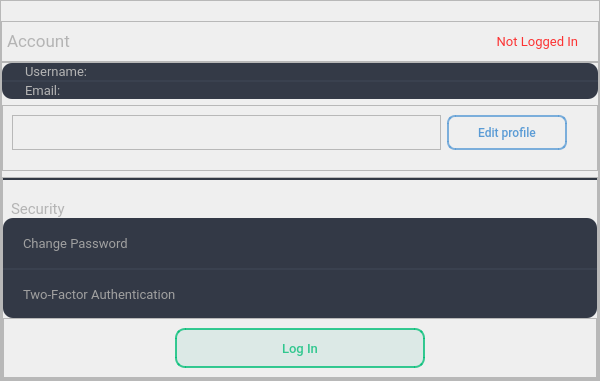
                         <widget class="QWidget" name="account_page">
                          <layout class="QHBoxLayout" name="horizontalLayout_19">
                           <property name="spacing">
                            <number>0</number>
                           </property>
                           <property name="leftMargin">
                            <number>0</number>
                           </property>
                           <property name="topMargin">
                            <number>0</number>
                           </property>
                           <property name="rightMargin">
                            <number>0</number>
                           </property>
                           <property name="bottomMargin">
                            <number>0</number>
                           </property>
                           <item>
                            <widget class="QFrame" name="frame_27">
                             <property name="maximumSize">
                              <size>
                               <width>400</width>
                               <height>16777215</height>
                              </size>
                             </property>
                             <property name="frameShape">
                              <enum>QFrame::Shape::StyledPanel</enum>
                             </property>
                             <property name="frameShadow">
                              <enum>QFrame::Shadow::Raised</enum>
                             </property>
                            </widget>
                           </item>
                           <item>
                            <widget class="QFrame" name="frame_28">
                             <property name="minimumSize">
                              <size>
                               <width>600</width>
                               <height>0</height>
                              </size>
                             </property>
                             <property name="frameShape">
                              <enum>QFrame::Shape::StyledPanel</enum>
                             </property>
                             <property name="frameShadow">
                              <enum>QFrame::Shadow::Raised</enum>
                             </property>
                             <layout class="QVBoxLayout" name="verticalLayout_12">
                              <property name="spacing">
                               <number>0</number>
                              </property>
                              <property name="leftMargin">
                               <number>0</number>
                              </property>
                              <property name="topMargin">
                               <number>20</number>
                              </property>
                              <property name="rightMargin">
                               <number>0</number>
                              </property>
                              <property name="bottomMargin">
                               <number>0</number>
                              </property>
                              <item>
                               <widget class="QFrame" name="frame_29">
                                <property name="maximumSize">
                                 <size>
                                  <width>16777215</width>
                                  <height>70</height>
                                 </size>
                                </property>
                                <property name="styleSheet">
                                 <string notr="true"/>
                                </property>
                                <property name="frameShape">
                                 <enum>QFrame::Shape::StyledPanel</enum>
                                </property>
                                <property name="frameShadow">
                                 <enum>QFrame::Shadow::Raised</enum>
                                </property>
                                <layout class="QHBoxLayout" name="horizontalLayout_20">
                                 <property name="leftMargin">
                                  <number>5</number>
                                 </property>
                                 <property name="rightMargin">
                                  <number>20</number>
                                 </property>
                                 <item>
                                  <widget class="QLabel" name="account_label">
                                   <property name="font">
                                    <font>
                                     <family>Roboto</family>
                                     <pointsize>13</pointsize>
                                    </font>
                                   </property>
                                   <property name="styleSheet">
                                    <string notr="true">color:rgb(180, 180, 180);
background:transparent;</string>
                                   </property>
                                   <property name="text">
                                    <string>Account</string>
                                   </property>
                                  </widget>
                                 </item>
                                 <item>
                                  <widget class="QLabel" name="logged_in_label">
                                   <property name="font">
                                    <font>
                                     <family>Roboto</family>
                                     <pointsize>10</pointsize>
                                    </font>
                                   </property>
                                   <property name="styleSheet">
                                    <string notr="true">color: rgba(255, 0, 0, 200);</string>
                                   </property>
                                   <property name="text">
                                    <string> Not Logged In</string>
                                   </property>
                                   <property name="alignment">
                                    <set>Qt::AlignmentFlag::AlignRight|Qt::AlignmentFlag::AlignTrailing|Qt::AlignmentFlag::AlignVCenter</set>
                                   </property>
                                  </widget>
                                 </item>
                                </layout>
                               </widget>
                              </item>
                              <item>
                               <widget class="QFrame" name="frame_30">
                                <property name="frameShape">
                                 <enum>QFrame::Shape::StyledPanel</enum>
                                </property>
                                <property name="frameShadow">
                                 <enum>QFrame::Shadow::Raised</enum>
                                </property>
                                <layout class="QVBoxLayout" name="verticalLayout_13">
                                 <property name="leftMargin">
                                  <number>0</number>
                                 </property>
                                 <property name="topMargin">
                                  <number>0</number>
                                 </property>
                                 <property name="rightMargin">
                                  <number>0</number>
                                 </property>
                                 <property name="bottomMargin">
                                  <number>0</number>
                                 </property>
                                 <item>
                                  <widget class="QFrame" name="frame_32">
                                   <property name="maximumSize">
                                    <size>
                                     <width>16777215</width>
                                     <height>100</height>
                                    </size>
                                   </property>
                                   <property name="styleSheet">
                                    <string notr="true">#frame_32{
	background-color: rgb(52, 58, 71);
	border-radius:0px;
	border-top-left-radius:10px;
	border-top-right-radius:10px;
	border-bottom-left-radius:10px;
	border-bottom-right-radius:10px;
}</string>
                                   </property>
                                   <property name="frameShape">
                                    <enum>QFrame::Shape::StyledPanel</enum>
                                   </property>
                                   <property name="frameShadow">
                                    <enum>QFrame::Shadow::Raised</enum>
                                   </property>
                                   <layout class="QVBoxLayout" name="verticalLayout_14">
                                    <property name="spacing">
                                     <number>0</number>
                                    </property>
                                    <property name="leftMargin">
                                     <number>0</number>
                                    </property>
                                    <property name="topMargin">
                                     <number>0</number>
                                    </property>
                                    <property name="rightMargin">
                                     <number>0</number>
                                    </property>
                                    <property name="bottomMargin">
                                     <number>0</number>
                                    </property>
                                    <item>
                                     <widget class="QLabel" name="username_label">
                                      <property name="font">
                                       <font>
                                        <family>Roboto</family>
                                        <pointsize>10</pointsize>
                                       </font>
                                      </property>
                                      <property name="whatsThis">
                                       <string/>
                                      </property>
                                      <property name="styleSheet">
                                       <string notr="true">color:rgb(180, 180, 180);
background:transparent;
padding-left:20px;</string>
                                      </property>
                                      <property name="text">
                                       <string>Username: </string>
                                      </property>
                                     </widget>
                                    </item>
                                    <item>
                                     <widget class="QLabel" name="email_label">
                                      <property name="font">
                                       <font>
                                        <family>Roboto</family>
                                        <pointsize>10</pointsize>
                                       </font>
                                      </property>
                                      <property name="styleSheet">
                                       <string notr="true">color:rgb(180, 180, 180);
background:transparent;
padding-left:20px;
border-top:2px solid rgb(58, 65, 79);
border-top-left-radius:0px;
border-top-right-radius:0px;</string>
                                      </property>
                                      <property name="text">
                                       <string>Email: </string>
                                      </property>
                                     </widget>
                                    </item>
                                   </layout>
                                  </widget>
                                 </item>
                                 <item>
                                  <widget class="QFrame" name="frame_33">
                                   <property name="maximumSize">
                                    <size>
                                     <width>16777215</width>
                                     <height>70</height>
                                    </size>
                                   </property>
                                   <property name="frameShape">
                                    <enum>QFrame::Shape::StyledPanel</enum>
                                   </property>
                                   <property name="frameShadow">
                                    <enum>QFrame::Shadow::Raised</enum>
                                   </property>
                                   <layout class="QHBoxLayout" name="horizontalLayout_21">
                                    <property name="rightMargin">
                                     <number>30</number>
                                    </property>
                                    <property name="bottomMargin">
                                     <number>20</number>
                                    </property>
                                    <item>
                                     <widget class="QFrame" name="frame_34">
                                      <property name="frameShape">
                                       <enum>QFrame::Shape::StyledPanel</enum>
                                      </property>
                                      <property name="frameShadow">
                                       <enum>QFrame::Shadow::Raised</enum>
                                      </property>
                                     </widget>
                                    </item>
                                    <item>
                                     <widget class="QPushButton" name="button_edit_profile">
                                      <property name="minimumSize">
                                       <size>
                                        <width>120</width>
                                        <height>35</height>
                                       </size>
                                      </property>
                                      <property name="maximumSize">
                                       <size>
                                        <width>120</width>
                                        <height>16777215</height>
                                       </size>
                                      </property>
                                      <property name="font">
                                       <font>
                                        <family>Roboto Medium</family>
                                        <pointsize>9</pointsize>
                                       </font>
                                      </property>
                                      <property name="cursor">
                                       <cursorShape>PointingHandCursor</cursorShape>
                                      </property>
                                      <property name="focusPolicy">
                                       <enum>Qt::FocusPolicy::NoFocus</enum>
                                      </property>
                                      <property name="styleSheet">
                                       <string notr="true">QPushButton{
	color:  #5a9bd5;
	border: 2px solid rgba(90, 155, 213, 200);
	border-radius : 8px;
}

QPushButton:hover{
	background-color: rgb(48, 54, 66);
	border: 2px solid rgba(90, 155, 213, 160);
}</string>
                                      </property>
                                      <property name="text">
                                       <string>Edit profile</string>
                                      </property>
                                     </widget>
                                    </item>
                                   </layout>
                                  </widget>
                                 </item>
                                 <item>
                                  <widget class="QFrame" name="frame_31">
                                   <property name="frameShape">
                                    <enum>QFrame::Shape::StyledPanel</enum>
                                   </property>
                                   <property name="frameShadow">
                                    <enum>QFrame::Shadow::Raised</enum>
                                   </property>
                                   <layout class="QVBoxLayout" name="verticalLayout_23">
                                    <property name="spacing">
                                     <number>0</number>
                                    </property>
                                    <property name="leftMargin">
                                     <number>0</number>
                                    </property>
                                    <property name="topMargin">
                                     <number>0</number>
                                    </property>
                                    <property name="rightMargin">
                                     <number>0</number>
                                    </property>
                                    <property name="bottomMargin">
                                     <number>0</number>
                                    </property>
                                    <item>
                                     <widget class="QLabel" name="label_9">
                                      <property name="maximumSize">
                                       <size>
                                        <width>16777215</width>
                                        <height>60</height>
                                       </size>
                                      </property>
                                      <property name="font">
                                       <font>
                                        <family>Roboto</family>
                                        <pointsize>11</pointsize>
                                       </font>
                                      </property>
                                      <property name="styleSheet">
                                       <string notr="true">color:rgb(180, 180, 180);
background:transparent;
padding-left:5px;
padding-top:20px;
border-top:2px solid rgb(50, 56, 68);
border-radius:0px;
</string>
                                      </property>
                                      <property name="text">
                                       <string>Security</string>
                                      </property>
                                     </widget>
                                    </item>
                                    <item>
                                     <widget class="QFrame" name="frame_75">
                                      <property name="maximumSize">
                                       <size>
                                        <width>16777215</width>
                                        <height>100</height>
                                       </size>
                                      </property>
                                      <property name="styleSheet">
                                       <string notr="true">QFrame#frame_75{
	border-radius:10px;
}</string>
                                      </property>
                                      <property name="frameShape">
                                       <enum>QFrame::Shape::StyledPanel</enum>
                                      </property>
                                      <property name="frameShadow">
                                       <enum>QFrame::Shadow::Raised</enum>
                                      </property>
                                      <layout class="QVBoxLayout" name="verticalLayout_24">
                                       <property name="spacing">
                                        <number>0</number>
                                       </property>
                                       <property name="leftMargin">
                                        <number>0</number>
                                       </property>
                                       <property name="topMargin">
                                        <number>0</number>
                                       </property>
                                       <property name="rightMargin">
                                        <number>0</number>
                                       </property>
                                       <property name="bottomMargin">
                                        <number>0</number>
                                       </property>
                                       <item>
                                        <widget class="QPushButton" name="btn_change_pass">
                                         <property name="minimumSize">
                                          <size>
                                           <width>0</width>
                                           <height>50</height>
                                          </size>
                                         </property>
                                         <property name="font">
                                          <font>
                                           <family>Roboto</family>
                                           <pointsize>10</pointsize>
                                          </font>
                                         </property>
                                         <property name="layoutDirection">
                                          <enum>Qt::LayoutDirection::RightToLeft</enum>
                                         </property>
                                         <property name="styleSheet">
                                          <string notr="true">QPushButton{
	text-align:left;
    padding-left:20px;
	padding-right:20px;
	color:rgb(160, 160, 160);
	background-color: rgb(51, 57, 70);
	border-top-left-radius:10px;
	border-top-right-radius:10px;
	border-bottom-left-radius:0px;
	border-bottom-right-radius:0px;
	
}
QPushButton:hover{
	background-color: rgb(55, 62, 76)
}</string>
                                         </property>
                                         <property name="text">
                                          <string>Change Password</string>
                                         </property>
                                         <property name="icon">
                                          <iconset>
                                           <normaloff>../Reqs/arrow-right.png</normaloff>../Reqs/arrow-right.png</iconset>
                                         </property>
                                        </widget>
                                       </item>
                                       <item>
                                        <widget class="QPushButton" name="btn_2FA">
                                         <property name="minimumSize">
                                          <size>
                                           <width>0</width>
                                           <height>50</height>
                                          </size>
                                         </property>
                                         <property name="font">
                                          <font>
                                           <family>Roboto</family>
                                           <pointsize>10</pointsize>
                                          </font>
                                         </property>
                                         <property name="layoutDirection">
                                          <enum>Qt::LayoutDirection::RightToLeft</enum>
                                         </property>
                                         <property name="styleSheet">
                                          <string notr="true">QPushButton{
	text-align:left;
    padding-left:20px;
	padding-right:20px;
	color:rgb(160, 160, 160);
	background-color: rgb(51, 57, 70);
	border-top:2px solid rgb(58, 65, 79);
	border-top-left-radius:0px;
	border-top-right-radius:0px;
	border-bottom-left-radius:10px;
	border-bottom-right-radius:10px;
}
QPushButton:hover{
	background-color: rgb(55, 62, 76)
}</string>
                                         </property>
                                         <property name="text">
                                          <string>Two-Factor Authentication</string>
                                         </property>
                                         <property name="icon">
                                          <iconset>
                                           <normaloff>../Reqs/arrow-right-off.png</normaloff>../Reqs/arrow-right-off.png</iconset>
                                         </property>
                                         <property name="iconSize">
                                          <size>
                                           <width>45</width>
                                           <height>30</height>
                                          </size>
                                         </property>
                                        </widget>
                                       </item>
                                      </layout>
                                     </widget>
                                    </item>
                                    <item>
                                     <widget class="QFrame" name="frame_76">
                                      <property name="maximumSize">
                                       <size>
                                        <width>16777215</width>
                                        <height>150</height>
                                       </size>
                                      </property>
                                      <property name="frameShape">
                                       <enum>QFrame::Shape::StyledPanel</enum>
                                      </property>
                                      <property name="frameShadow">
                                       <enum>QFrame::Shadow::Raised</enum>
                                      </property>
                                      <layout class="QHBoxLayout" name="horizontalLayout_41">
                                       <item>
                                        <widget class="QPushButton" name="button_logout">
                                         <property name="minimumSize">
                                          <size>
                                           <width>100</width>
                                           <height>40</height>
                                          </size>
                                         </property>
                                         <property name="maximumSize">
                                          <size>
                                           <width>250</width>
                                           <height>16777215</height>
                                          </size>
                                         </property>
                                         <property name="font">
                                          <font>
                                           <family>Roboto Medium</family>
                                           <pointsize>10</pointsize>
                                          </font>
                                         </property>
                                         <property name="cursor">
                                          <cursorShape>PointingHandCursor</cursorShape>
                                         </property>
                                         <property name="focusPolicy">
                                          <enum>Qt::FocusPolicy::NoFocus</enum>
                                         </property>
                                         <property name="styleSheet">
                                          <string notr="true">QPushButton{
	color: rgba(1, 190, 118, 200);  /*rgb(190, 42, 42);*/ 
	border: 2px solid rgba(1, 190, 118, 200); /*rgb(190, 42, 42);*/
	background-color: rgba(0, 170, 127, 20); /*rgba(70, 49, 60, 80);*/
	border-radius : 10px;
}

QPushButton:hover{
	background-color: rgba(0, 170, 127, 10);
	border: 2px solid rgba(1, 190, 118, 170);
}</string>
                                         </property>
                                         <property name="text">
                                          <string>Log In</string>
                                         </property>
                                        </widget>
                                       </item>
                                      </layout>
                                     </widget>
                                    </item>
                                    <item>
                                     <widget class="QFrame" name="frame_77">
                                      <property name="frameShape">
                                       <enum>QFrame::Shape::StyledPanel</enum>
                                      </property>
                                      <property name="frameShadow">
                                       <enum>QFrame::Shadow::Raised</enum>
                                      </property>
                                     </widget>
                                    </item>
                                   </layout>
                                  </widget>
                                 </item>
                                </layout>
                               </widget>
                              </item>
                             </layout>
                            </widget>
                           </item>
                           <item>
                            <widget class="QFrame" name="frame_26">
                             <property name="maximumSize">
                              <size>
                               <width>400</width>
                               <height>16777215</height>
                              </size>
                             </property>
                             <property name="frameShape">
                              <enum>QFrame::Shape::StyledPanel</enum>
                             </property>
                             <property name="frameShadow">
                              <enum>QFrame::Shadow::Raised</enum>
                             </property>
                            </widget>
                           </item>
                          </layout>
                         </widget>
